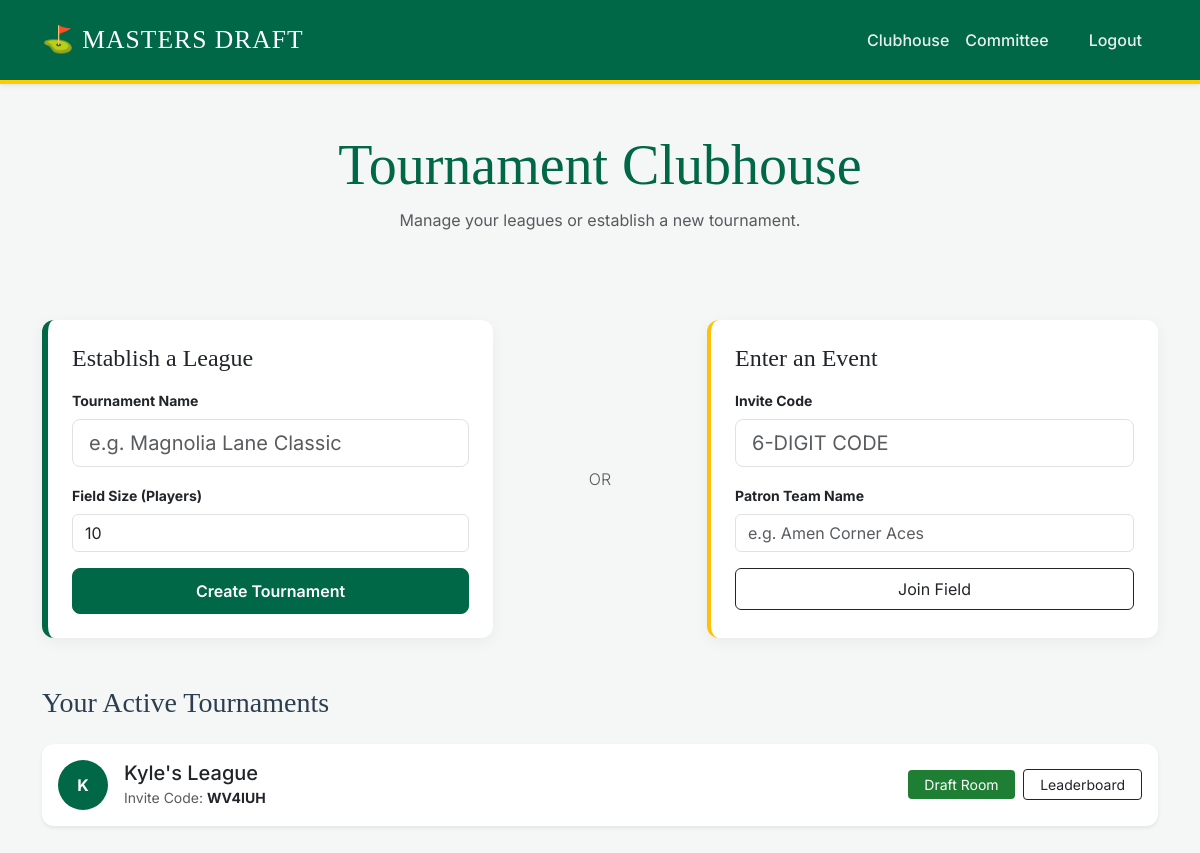
The page /leagues (signed in) on the database its author committed.
### main.py (models this page shows, shortened)
class Entry(db.Model):
    id = db.Column(db.Integer, primary_key=True)
    team_name = db.Column(db.String(100), nullable=False)
    user_id = db.Column(db.Integer, db.ForeignKey('user.id'))
    league_id = db.Column(db.Integer, db.ForeignKey('league.id'))
    draft_order = db.Column(db.Integer, default=0)
    golfers = db.relationship('Golfer', secondary=rosters, backref='teams')

class League(db.Model):
    id = db.Column(db.Integer, primary_key=True)
    name = db.Column(db.String(100), unique=True, nullable=False)
    invite_code = db.Column(db.String(10), unique=True, nullable=False)
    max_size = db.Column(db.Integer, default=10)
    status = db.Column(db.String(20), default='recruiting')
    creator_id = db.Column(db.Integer, db.ForeignKey('user.id'))
    entries = db.relationship('Entry', backref='league', lazy=True)

### main.py (the view)
@app.route('/leagues')
@login_required
def leagues_dashboard():
    return render_template('leagues.html', entries=current_user.entries)

### main.py (called while the page is built)
@login_manager.user_loader
def load_user(user_id):
    return db.session.get(User, int(user_id))

### templates/leagues.html
{% extends "base.html" %}
{% block content %}
<div class="row mb-5">
    <div class="col-12 text-center mb-4">
        <h1 class="display-4">Tournament Clubhouse</h1>
        <p class="text-muted">Manage your leagues or establish a new tournament.</p>
    </div>
</div>
<div class="row g-4">
    <div class="col-md-5">
        <div class="card h-100 p-4 masters-border">
            <h3 class="h4 mb-3">Establish a League</h3>
            <form action="{{ url_for('create_league') }}" method="POST">
                <div class="mb-3">
                    <label class="form-label small fw-bold">Tournament Name</label>
                    <input type="text" name="league_name" class="form-control form-control-lg" placeholder="e.g. Magnolia Lane Classic" required>
                </div>
                <div class="mb-3">
                    <label class="form-label small fw-bold">Field Size (Players)</label>
                    <input type="number" name="max_size" class="form-control" value="10" min="2" max="20">
                </div>
                <button type="submit" class="btn btn-primary w-100">Create Tournament</button>
            </form>
        </div>
    </div>
    <div class="col-md-2 d-flex align-items-center justify-content-center">
        <span class="text-muted fw-light">OR</span>
    </div>
    <div class="col-md-5">
        <div class="card h-100 p-4 border-start border-warning border-4">
            <h3 class="h4 mb-3">Enter an Event</h3>
            <form action="{{ url_for('join_league') }}" method="POST">
                <div class="mb-3">
                    <label class="form-label small fw-bold">Invite Code</label>
                    <input type="text" name="invite_code" class="form-control form-control-lg" placeholder="6-DIGIT CODE" required style="text-transform: uppercase;">
                </div>
                <div class="mb-3">
                    <label class="form-label small fw-bold">Patron Team Name</label>
                    <input type="text" name="team_name" class="form-control" placeholder="e.g. Amen Corner Aces" required>
                </div>
                <button type="submit" class="btn btn-outline-dark w-100 py-2">Join Field</button>
            </form>
        </div>
    </div>
</div>
<div class="mt-5">
    <h2 class="h3 mb-4">Your Active Tournaments</h2>
    <div class="row g-3">
        {% for entry in entries %}
        <div class="col-12">
            <div class="card p-3 shadow-sm hover-up">
                <div class="d-flex justify-content-between align-items-center flex-wrap">
                    <div class="d-flex align-items-center">
                        <div class="rounded-circle bg-success text-white d-flex align-items-center justify-content-center me-3" style="width: 50px; height: 50px; background-color: var(--masters-green) !important;">
                            <span class="fw-bold">{{ entry.league.name[0] }}</span>
                        </div>
                        <div>
                            <h5 class="mb-0">{{ entry.league.name }}</h5>
                            <span class="text-muted small">Invite Code: <strong class="text-dark">{{ entry.league.invite_code }}</strong></span>
                        </div>
                    </div>
                    <div class="mt-2 mt-md-0">
                        {% if entry.league.status == 'recruiting' %}
                            {% if entry.league.creator_id == current_user.id %}
                                <form action="{{ url_for('start_draft', league_id=entry.league.id) }}" method="POST" class="d-inline">
                                    <button type="submit" class="btn btn-warning btn-sm px-4">Randomize & Start</button>
                                </form>
                            {% else %}
                                <span class="badge rounded-pill bg-light text-dark border px-3 py-2">Waiting for Commish...</span>
                            {% endif %}
                        {% else %}
                            <a href="{{ url_for('draft_page', league_id=entry.league.id) }}" class="btn btn-success btn-sm px-3">Draft Room</a>
                            <a href="{{ url_for('leaderboard', league_id=entry.league.id) }}" class="btn btn-outline-dark btn-sm px-3 ms-1">Leaderboard</a>
                        {% endif %}
                    </div>
                </div>
            </div>
        </div>
        {% else %}
        <div class="col-12">
            <div class="card p-5 text-center bg-light border-dashed">
                <p class="text-muted mb-0">No active tournaments found. Start one above!</p>
            </div>
        </div>
        {% endfor %}
    </div>
</div>
{% endblock %}

### templates/base.html (style rules this page uses)
:root { --masters-green: #006747; --masters-yellow: #FFCC00; --augusta-white: #fdfdfd; --caddy-white: #ffffff; }
body { font-family: 'Inter', sans-serif; background-color: #f4f7f6; color: #2c3e50; }
h1, h2, h3, .navbar-brand { font-family: 'Playfair Display', serif; color: var(--masters-green); }
.card { border: none; border-radius: 12px; box-shadow: 0 4px 15px rgba(0,0,0,0.05); background-color: var(--caddy-white); transition: transform 0.2s; }
.btn-primary { background-color: var(--masters-green); border-color: var(--masters-green); font-weight: 600; padding: 10px 24px; border-radius: 8px; }
.btn-success { background-color: #1e7e34; border: none; }
.masters-border { border-left: 6px solid var(--masters-green); }

### rows shown on the page
Entry: league "K", league.name "Kyle's League", league.invite_code "WV4IUH"
